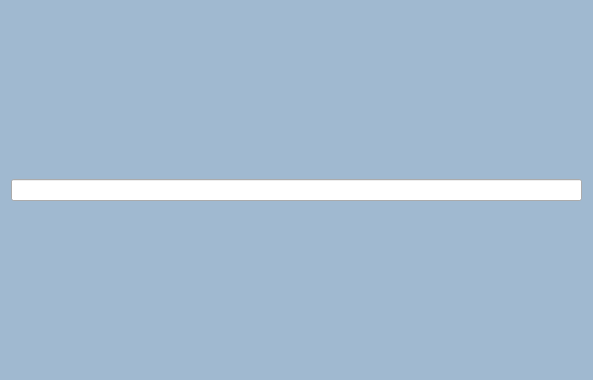
<?xml version="1.0" encoding="UTF-8"?>
<ui version="4.0">
 <class>Form</class>
 <widget class="QWidget" name="Form">
  <property name="geometry">
   <rect>
    <x>0</x>
    <y>0</y>
    <width>593</width>
    <height>380</height>
   </rect>
  </property>
  <property name="windowTitle">
   <string>Form</string>
  </property>
  <property name="styleSheet">
   <string notr="true">#Form{
	background-color: #A0B9D0;
}</string>
  </property>
  <layout class="QVBoxLayout" name="verticalLayout">
   <item>
    <widget class="QLineEdit" name="lineEdit"/>
   </item>
  </layout>
 </widget>
 <resources/>
 <connections/>
</ui>
